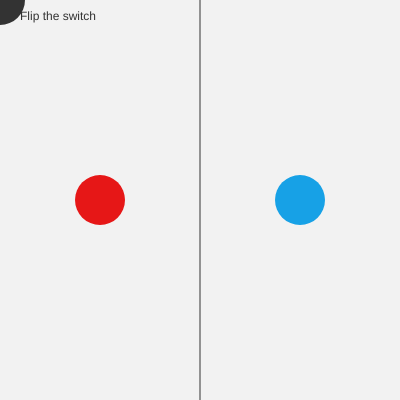
Frame 1 (no input)
Frame 60 (no input): identical to frame 1, image omitted
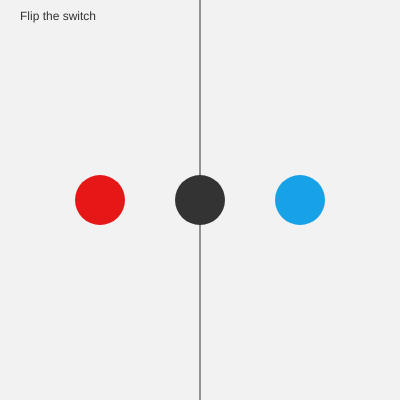
Frame 120 (the mouse pressed at the canvas centre since frame 60)

The p5.js sketch that drew these frames (run headless with seeded random() and noise() and a simulated clock; from frame 60 on, the mouse is pressed at the canvas centre):

// p5.js sketch
// ── sketch.js
let backgroundColor, color1, color2, textColor, globalS, globalB;

function setup() {
  createCanvas(400, 400);
  colorMode(HSB, 360, 100, 100);
  noStroke();
  // Set saturation and brightness globally so we can experiment with different color palettes as we go without having to change multiple things
  globalS = 90;
  globalB = 90;
  // We'll keep background color in a variable so we can modify it in other functions.
  backgroundColor = color(95);
  // The variable color1 will be used for the ellipse on the left, and color2 will be the ellipse on the right.
  color1 = color(0, globalS, globalB);
  color2 = color(200, globalS, globalB);
  // We will use this textColor variable as a way to make sure the text is always visible against a changing background.
  textColor = color(20);
}

function draw() {
  if (mouseX > width / 2) {
    nightMode();
  } else {
    dayMode();
  }

  background(backgroundColor);
  drawCenterLine();

  fill(color1);
  ellipse((1 / 4) * width, height / 2, 50);
  fill(color2);
  ellipse((3 / 4) * width, height / 2, 50);
  fill(textColor);
  text("Flip the switch", 20, 20);
  ellipse(mouseX, mouseY, 50);
}

function drawCenterLine() {
  // Turn stroke on, draw the line, turn stroke back off.
  stroke(textColor);
  line(width / 2, 0, width / 2, height);
  noStroke();
}

function dayMode() {
  backgroundColor = color(95);
  color1 = color(0, globalS, globalB);
  color2 = color(200, globalS, globalB);
  textColor = color(20);
}

function nightMode() {
  backgroundColor = color(20);
  color1 = color(200, globalS, globalB);
  color2 = color(0, globalS, globalB);
  textColor = color(95);
}
